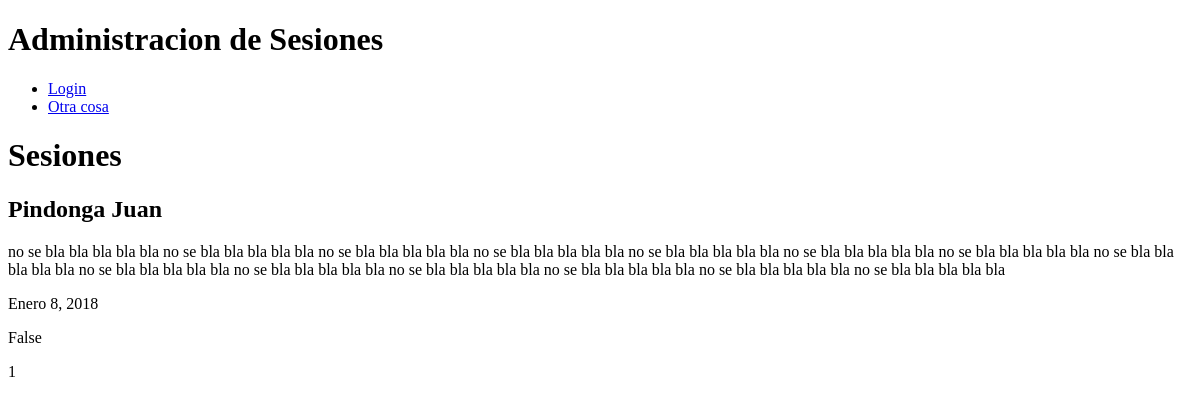
Before: /main/ with the older database file.
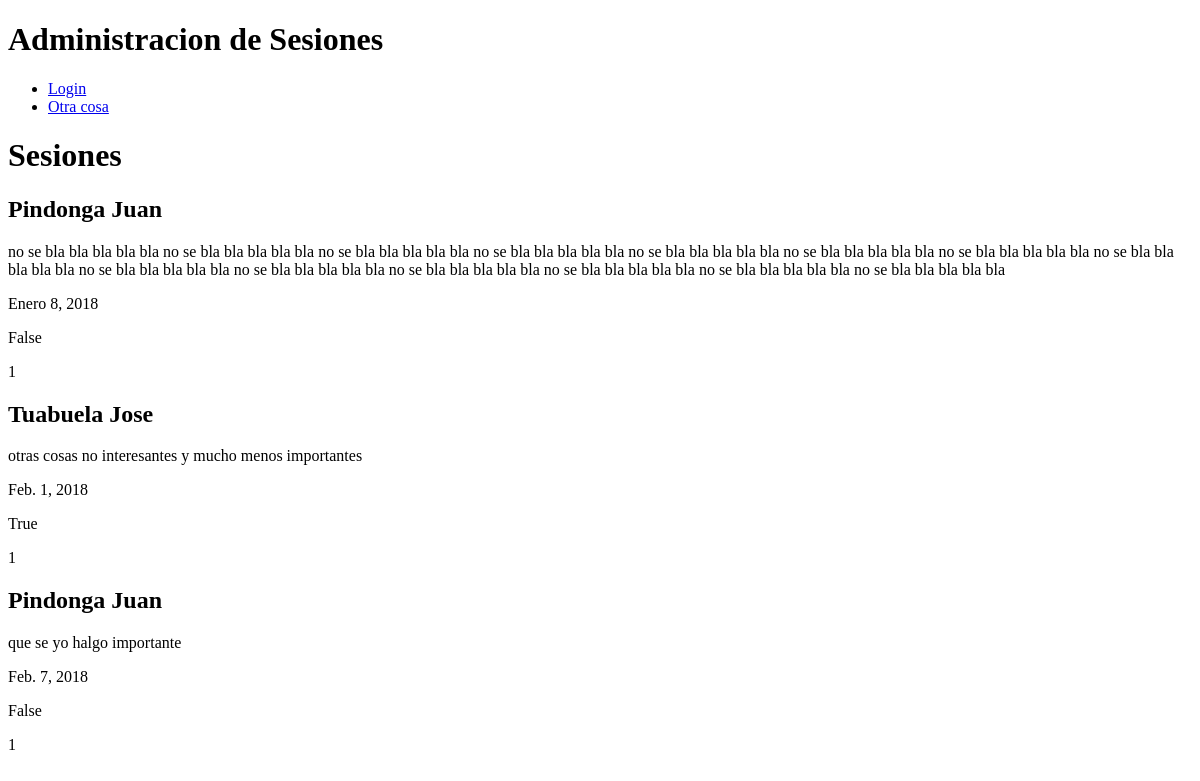
After: the same page with the newer database file.
### psicologia/models.py (models this page shows, shortened)
class SesionTerapeutica(models.Model):
	paciente = models.ForeignKey('Paciente', on_delete=models.PROTECT)
	discurso = models.TextField()
	fecha_sesion = models.DateField()
	facturada = models.BooleanField()
	numero_sesion= models.IntegerField()
	class Meta:
		ordering = ["fecha_sesion"] #establecer orden por defecto
		verbose_name_plural = "Sesiones Terapeuticas" #titulo que muestra la interfaz administrativa  porque agrega ls 's' por defecto

class Paciente(models.Model):
	nombre = models.CharField(max_length=50)
	apellido = models.CharField(max_length=50)
	obra_social = models.ForeignKey('ObraSocial', on_delete=models.PROTECT)
	edad = models.IntegerField()
	telefono = models.IntegerField()
	dni = models.IntegerField()
	historia = models.ForeignKey('Historia', on_delete=models.PROTECT)
	medicacion = models.TextField()
	class Meta:
		ordering = ["apellido"]
		verbose_name_plural = "Pacientes"
	def __str__(self):
		return self.apellido + " " + self.nombre

### psicologia/views.py (the view)
# urls.py: path('', views.main, name='main'),
def main(request):
	sesion = SesionTerapeutica.objects.all()
	d = dict(sesion=sesion)
	return render(request, "main.html", d)

### psicologia/templates/main.html (shortened to what this page needs)
<!DOCTYPE html>
<html>
<head>
</head>
<body>
{% block content %}
	<header id="header" class="">
		<h1>Administracion de Sesiones</h1>
	</header>
	<nav>
		<ul>
			<li><a href="formulario_buscar/" title="">Login</a></li>
			<li><a href="#" title="">Otra cosa</a></li>
		</ul>
	</nav>
	<div>
		<h1>Sesiones</h1>
		{% for s in sesion %}
			<div>
				<h2>{{s.paciente}}</h2>
				<p>{{s.discurso}}</p>
				<p>{{s.fecha_sesion}}</p>
				<p>{{s.facturada}}</p>
				<p>{{s.numero_sesion}}</p>
			</div>
		{% endfor %}
{% endblock %}
</body>

Changed rows visible on the page:
added SesionTerapeutica: paciente "Tuabuela Jose", discurso "otras cosas no interesantes y mucho menos importantes", fecha_sesion "Feb. 1, 2018", facturada "True", numero_sesion "1"
added SesionTerapeutica: paciente "Pindonga Juan", discurso "que se yo halgo importante", fecha_sesion "Feb. 7, 2018", facturada "False", numero_sesion "1"
